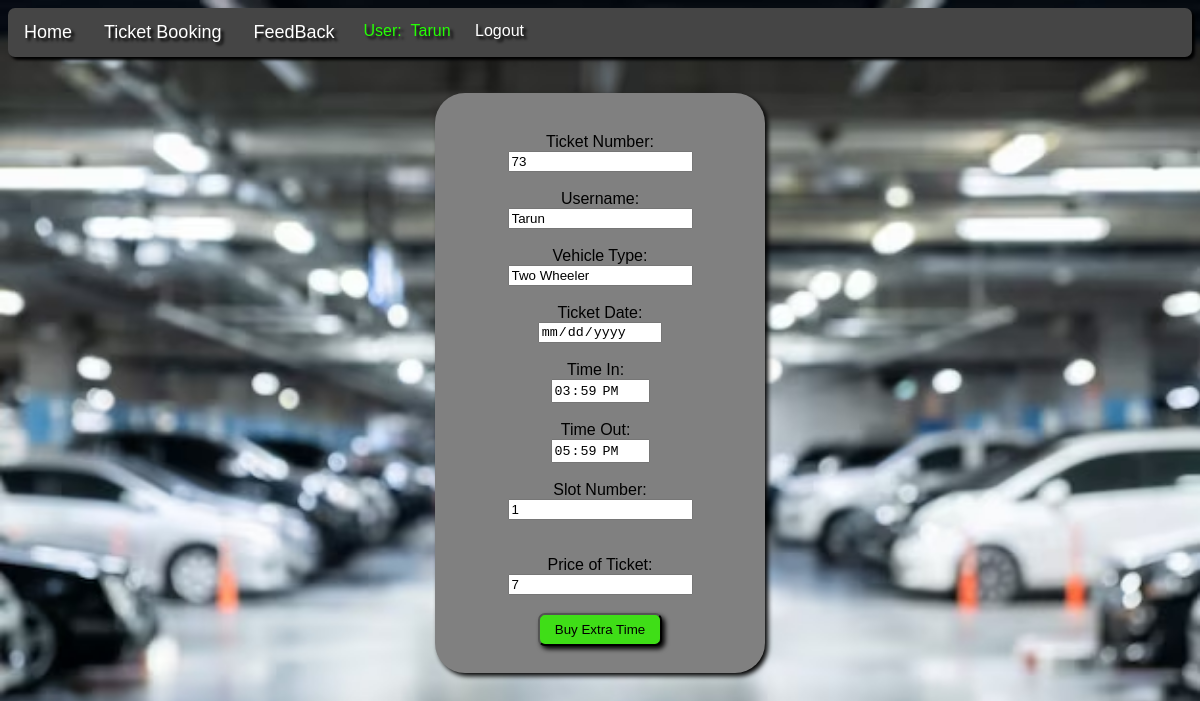
/extratimepayment.php?id=73 (signed in), run on the app's committed database.
### tables this page shows
CREATE TABLE `tickets` (
  `ticketid` int(11) NOT NULL,
  `timein` time NOT NULL,
  `timeout` time NOT NULL,
  `dateofbooking` varchar(255) NOT NULL,
  `vehicletype` int(11) NOT NULL,
  `numberplate` varchar(255) NOT NULL,
  `userid` int(11) DEFAULT NULL,
  `extratime` int(11) NOT NULL DEFAULT 0
);

CREATE TABLE `slot` (
  `slotnum` int(11) NOT NULL,
  `vehicletypeslot` int(11) NOT NULL,
  `status` int(11) NOT NULL,
  `ticketid` int(11) DEFAULT NULL
);

### extratimepayment.php (the view, shortened to what this page needs)
<html>
<head>
    <link rel = "stylesheet" href = "Styles\extratimepayment.css">
</head>
<body>
    <?php include 'menu.php' ?>
    <br><br>
    <?php
        $id = $_GET["id"];
        $con = mysqli_connect("localhost", "root", "", "parkingsystem");
        $sql1 = "select * from tickets where ticketid = '$id'";
        $result1 = mysqli_query($con, $sql1);
        if ($result1)
        {
            $row = mysqli_fetch_assoc($result1);
            $vtype = $row['vehicletype'];
            $ticid = $row['ticketid'];
            $time1 = $row['timein'];
            $time2 = $row['timeout'];
            $vehicletype = [1 => 'Two Wheeler',2 => 'Four Wheeler',3 => 'Electric Two Wheeler',4 => 'Electric Two Wheeler'];
            $vehicletype2 = $vehicletype[$vtype];
            $dateofbooking = $row['dateofbooking'];
            $ticketid = $row['ticketid'];
            $formattedtime1 = date("H:i:s", strtotime($time1));
            $formattedtime2 = date("H:i:s", strtotime($time2));
            echo "<div class='centering2'>";
                echo "<div class='centerstyle2'>";
                    echo "<label>Ticket Number:</label>";
                    echo "<input type='text' value='$ticketid' readonly>";
                    echo "<br><br>";
                    echo "<label>Username:</label>";
                    echo "<input type='text' value='$username' readonly>";
                    echo "<br><br>";
                    echo "<label>Vehicle Type:</label>";
                    echo "<input type='text' value='$vehicletype2' readonly>";
                    echo "<br><br>";
                    echo "<center><label>Ticket Date:</label></center>";
                    echo "<input type='date' value='$dateofbooking' readonly>";
                    echo "<br><br>";
                    echo "<center><label>Time In:&nbsp;&nbsp;</label></center>";
                    echo "<input type='time' value='$formattedtime1' readonly>";
                    echo "<br><br>";
                    echo "<center><label>Time Out:&nbsp;&nbsp;</label></center>";
                    echo "<input type='time' value='$formattedtime2' readonly>";
                    $sql2 = "select slotnum from slot where ticketid = $ticid";
                    $result2=mysqli_query($con,$sql2);
                    $row=mysqli_fetch_assoc($result2);
                    $slot=$row['slotnum'];
                    echo "<br><br>";
                    echo "<label>Slot Number:</label>";
                    echo "<input type='text' value='$slot' readonly>";
                    echo "<br><br>";
                    if ($vtype == 1)
                    {
                        $price=7;
                    }
                    echo"<form action='' method='post'>";
                        echo "<br>";
                        echo "<label>Price of Ticket:</label>";
                        echo "<input type='text' value='$price' readonly>";
                        echo "<br><br>";
                        echo"<input type='submit' class = 'payment' name='pay' value='Buy Extra Time'>";
                    echo"</form>";
                echo "</div>";
            echo "</div>";
        }
    ?>
</body>
</html>

### Styles/extratimepayment.css (style rules this page uses)
body { background-image: url('../Images/image.png'); background-size: cover; background-repeat: no-repeat; font-family:'Franklin Gothic Medium', 'Arial Narrow', Arial, sans-serif; }
.centering2 { display: flex; flex-direction: column; justify-content: center; align-items: center; text-align: center; }
.centerstyle2 { border-radius: 30px; background: grey; padding: 40px; width: 250px; height: 500px; box-shadow:3px 3px 5px black; }
.payment { padding: 7px 15px; background:rgb(63, 222, 23); box-shadow:3px 3px 5px black; border-radius: 7px; font-family:'Franklin Gothic Medium', 'Arial Narrow', Arial, sans-serif; cursor: pointer; }

### data on the page
tickets: ticketid "73", vehicletype "Two Wheeler", timein "15:59:00", timeout "17:59:00", vehicletype "7"
slot: slotnum "1"

### other printed values
$_SESSION["username"] "Tarun"
